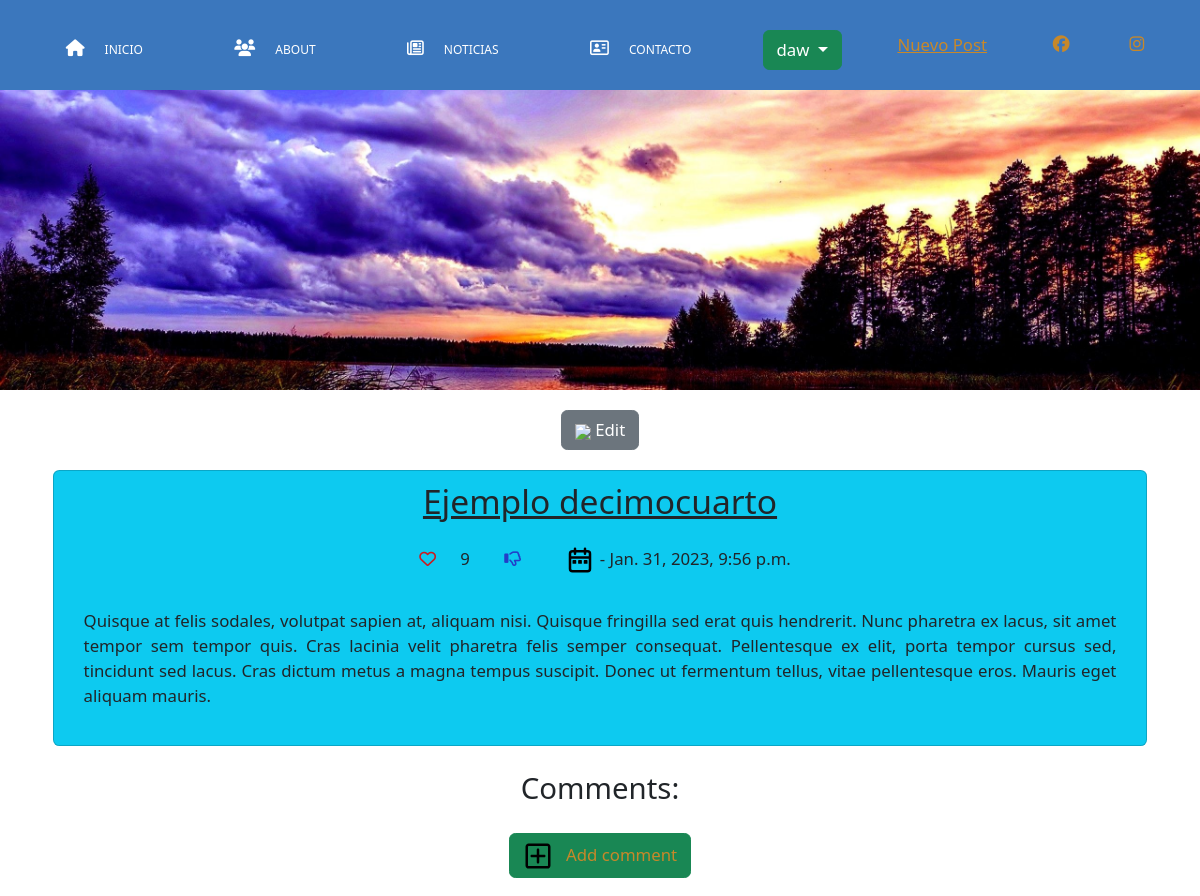
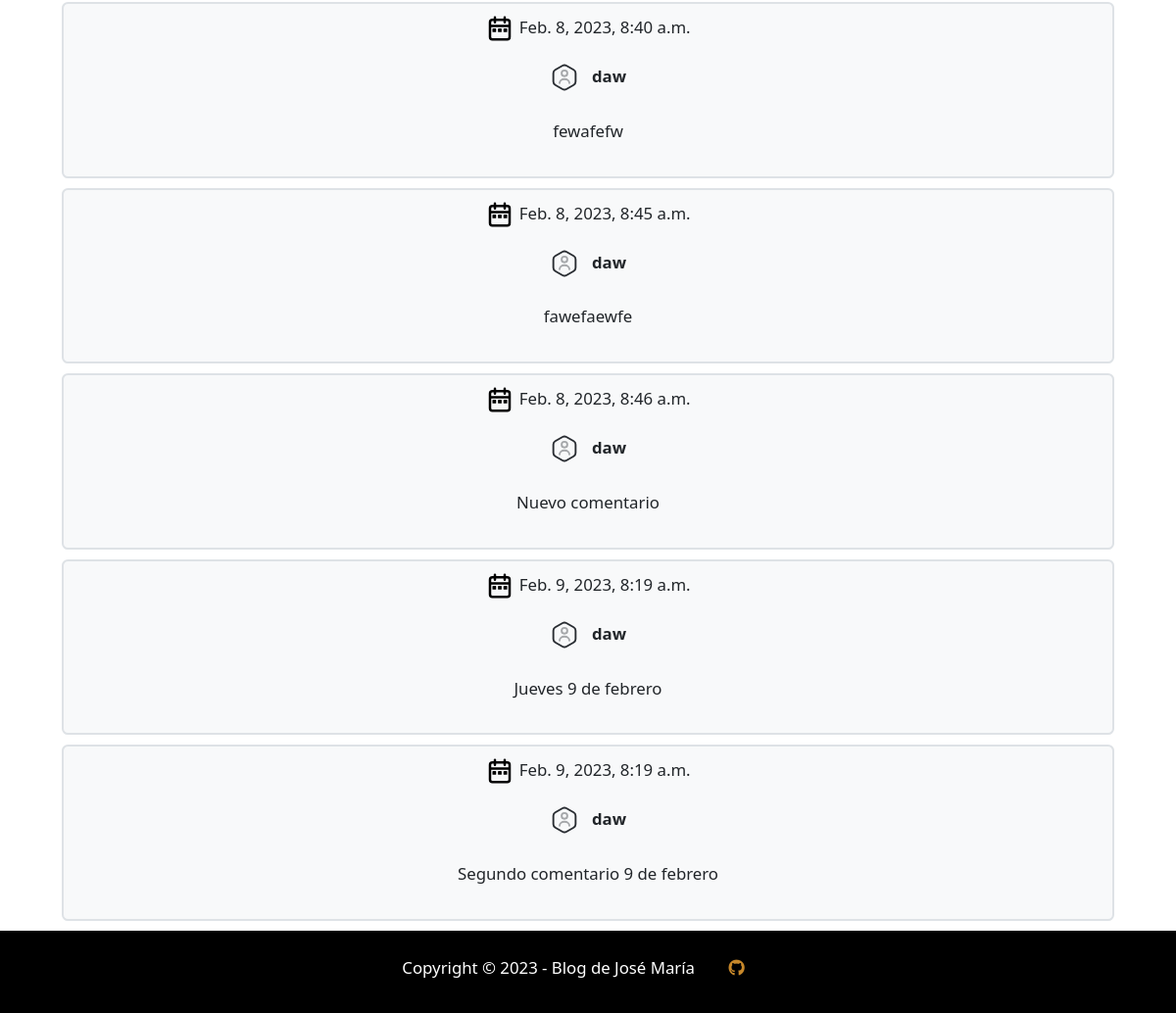
The app's page /post/8/ (signed in), older data (2 pictures, top to bottom).
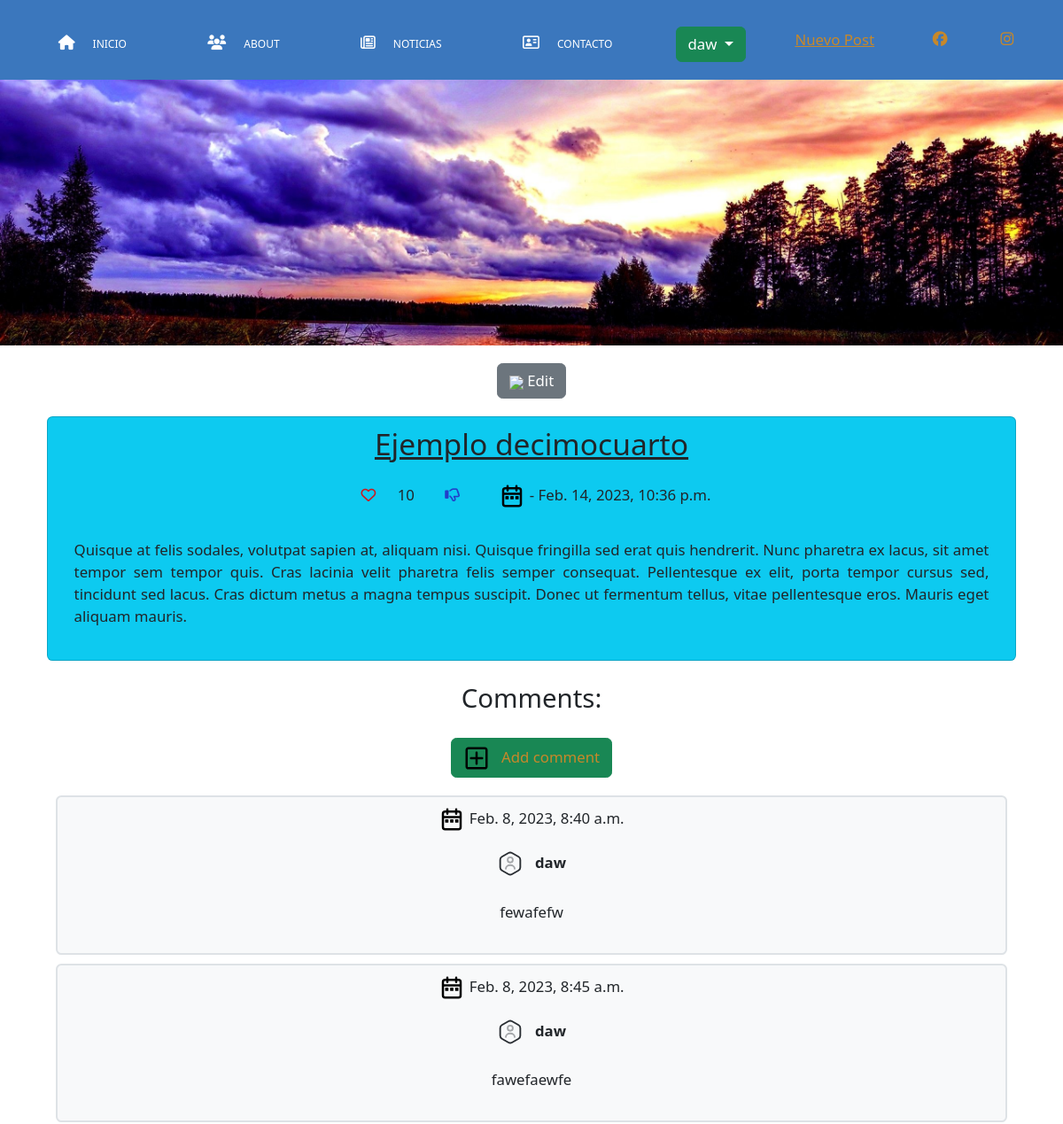
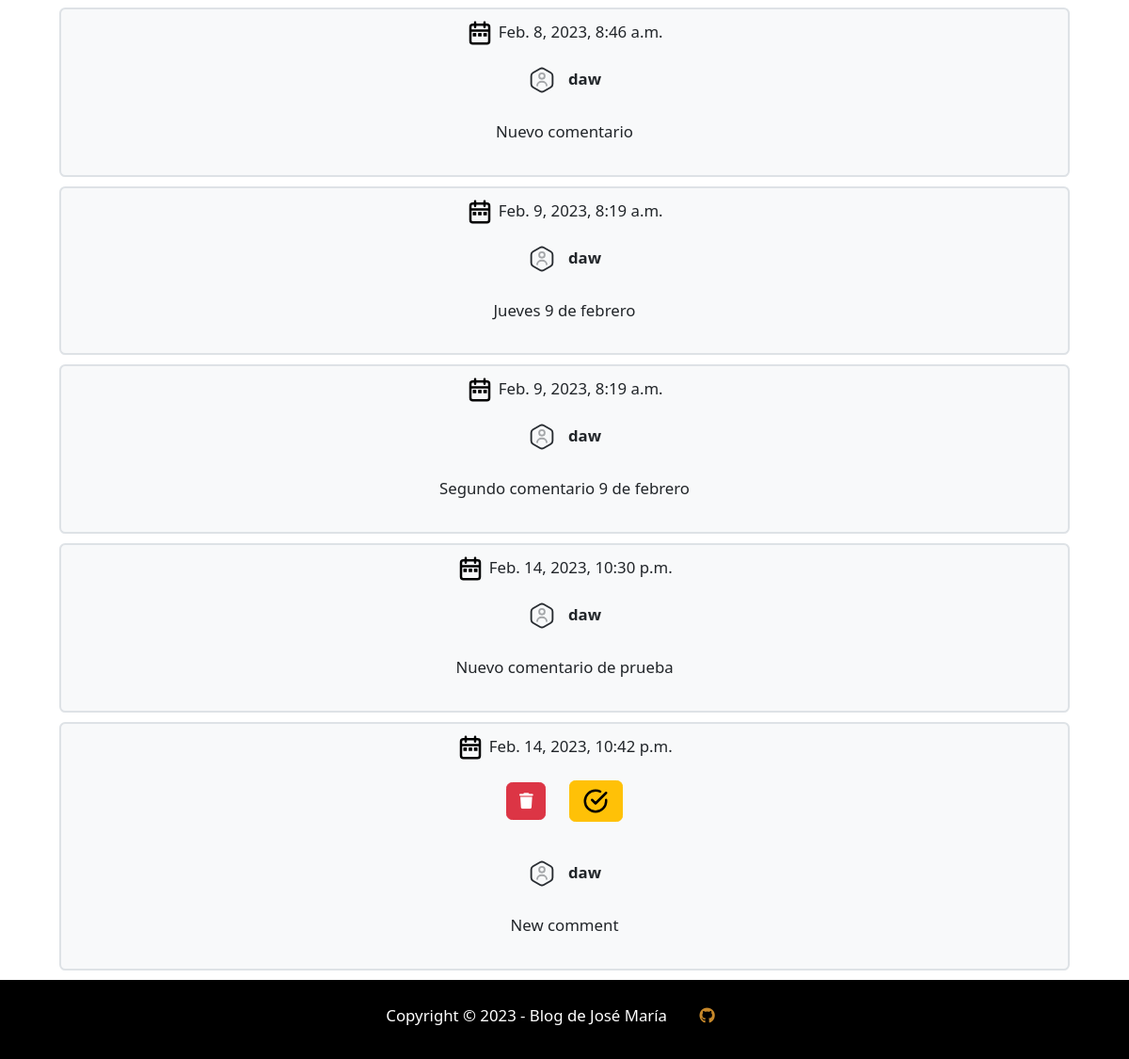
The same page, newer data (2 pictures, top to bottom).
### blog/models.py (models this page shows, shortened)
class Post(models.Model):
    author = models.ForeignKey(settings.AUTH_USER_MODEL, on_delete=models.CASCADE)
    title = models.CharField(max_length=200)
    text = models.TextField()
    created_date = models.DateTimeField(default=timezone.now)
    published_date = models.DateTimeField(blank=True, null=True)
    likes = models.BigIntegerField(default=0)

class Comment(models.Model):
    post = models.ForeignKey('blog.Post', on_delete=models.CASCADE, related_name='comments')
    author = models.CharField(max_length=200)
    text = models.TextField()
    created_date = models.DateTimeField(default=timezone.now)
    approved_comment = models.BooleanField(default=False)

### blog/views.py (the view)
# urls.py: path('post/<int:pk>/', views.post_detail, name='post_detail'),
@login_required
def post_detail(request, pk):
    post = get_object_or_404(Post, pk=pk)
    return render(request, 'blog/post_detail.html', {'post': post})

### blog/templates/blog/post_detail.html
{% extends 'blog/base.html' %}
{% block content %}
{%load static %}
{% if user.is_authenticated %}
<div class="actions">
    <a class="btn btn-secondary edit" href="{% url 'post_edit' pk=post.pk %}"> <img src="{% static 'img/edit.svg' %}" class="icon"> Edit</a>
</div>
{% endif %}
<article class="post card bg-info">
    <div style="text-align: center;">
        <h2 class="titulo">{{ post.title }}</h2>
        <div>
            {% if user.is_authenticated %}
            <a href="{% url 'post_like' pk=post.pk %}"><i class="fa-regular fa-heart like"></i></a>
            {{ post.likes }}
            <a id="dislike" href="{% url 'post_dislike' pk=post.pk %}"><i class="fa-regular fa-thumbs-down dislike"></i></a>
            {% endif %}
            {% if post.published_date %}
            <time class="date">
                <img src="{% static 'img/date.svg' %}" class="icon"> - {{ post.published_date }}
            </time>
            {% endif %}
        </div>
        <p>{{ post.text|linebreaksbr }}</p>
    </div>
</article>
<div data-gb-custom-block data-tag="for">
    <p class="h3 mt-4 mb-3">Comments:</p>
    <a class="btn btn-success" href="{% url 'add_comment_to_post' pk=post.pk %}"><img src="{% static 'img/plus.svg' %}" class="icon"> &nbsp; Add comment</a>
    {% for comment in post.comments.all %}
    {% if user.is_authenticated or comment.approved_comment %}
    <div class="card bg-light border border-2">
        <div class="date">
            <img src="{% static 'img/date.svg' %}" class="icon"> {{ comment.created_date }}
            {% if perms.blog.delete_post %}
            {% if not comment.approved_comment %}
            <div class="comment-actions">
                <a class="btn btn-danger" href="{% url 'comment_remove' pk=comment.pk %}"><i style="padding: 0px; margin: 0px;" class="fa-solid fa-trash"></i></a>
                <a class="btn btn-warning" href="{% url 'comment_approve' pk=comment.pk %}"><img src="{% static 'img/check.svg' %}" class="icon"></a>
            </div>
            {% endif %}
            {% endif %}
        </div>
        <strong><img src="{% static 'img/user.svg' %}" class="icon"> &nbsp; {{ comment.author }}</strong>
        <p>{{ comment.text|linebreaks }}</p>
    </div>
    {% endif %}
{% empty %}
    <p>No comments here yet :(</p>
{% endfor %}
</div>
{% endblock %}

Row changes from the older to the newer data that the page shows:
changed Post "Ejemplo decimocuarto": likes "9" → "10"; published_date "Jan. 31, 2023, 9:56 p.m." → "Feb. 14, 2023, 10:36 p.m."
added Comment: created_date "Feb. 14, 2023, 10:30 p.m.", author "daw", text "Nuevo comentario de prueba"
added Comment: created_date "Feb. 14, 2023, 10:42 p.m.", approved_comment False (drawn), author "daw", text "New comment"
